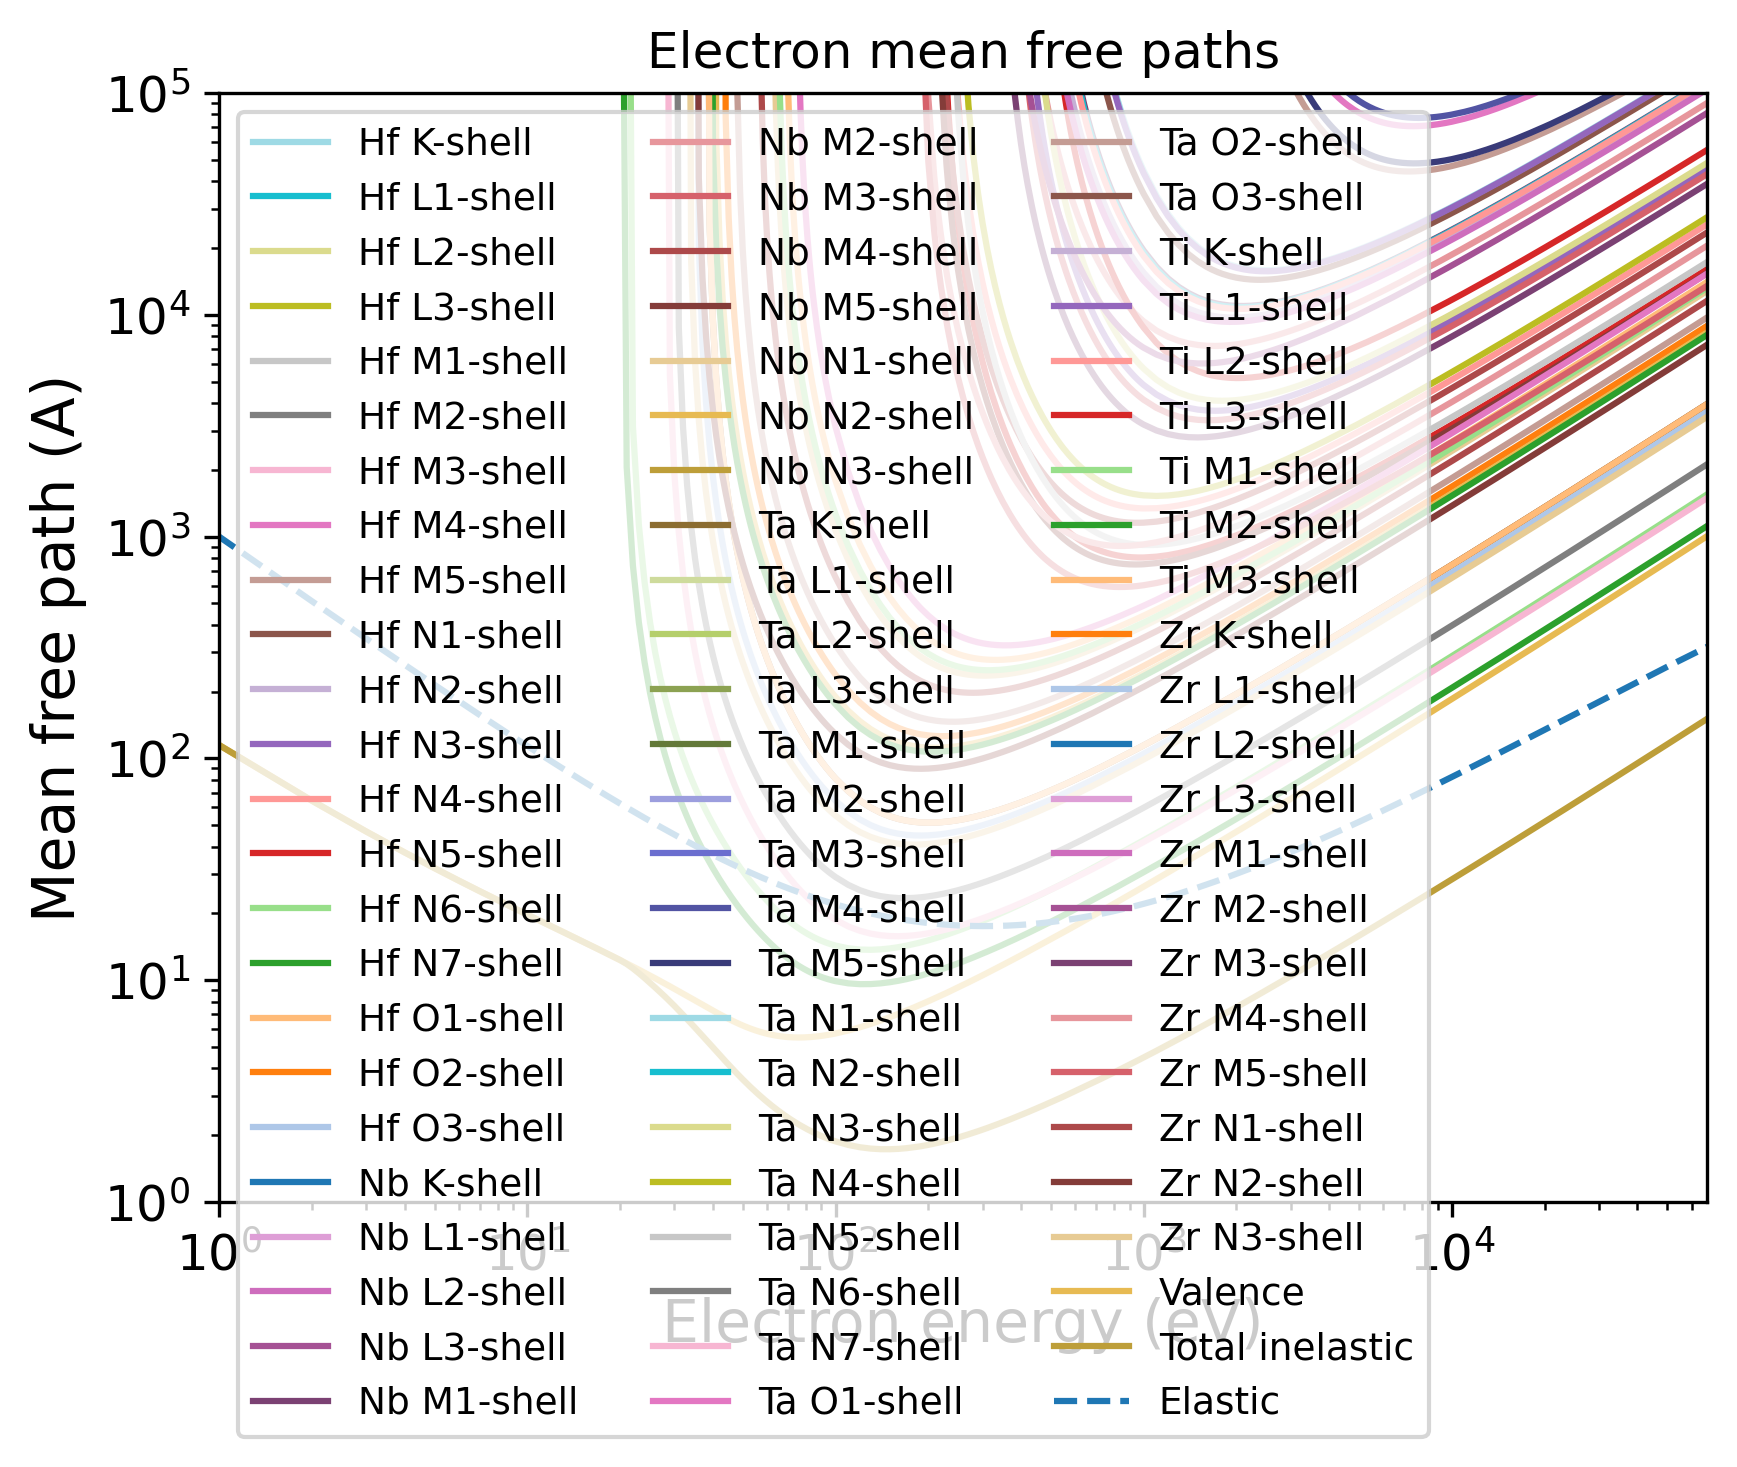

Python code for this plot:
import pandas as pd
import numpy as np
import matplotlib.pyplot as plt
import matplotlib.cm as cm
# Set the format:
plt.xlabel("Electron energy (eV)", fontsize=14)
plt.ylabel("Mean free path (A)", fontsize=14)
plt.xticks(fontsize=12)
plt.yticks(fontsize=12)
plt.grid(False)
# Set the axes:
# Read the output file:
df = pd.read_csv(r"OUTPUT_HfNbTaTiZr_Electron_IMFP.dat", sep=r'\s+', header=None, comment="#", skipinitialspace=True)
plt.xscale("log")
plt.yscale("log")
# Prepare the plot:
columns_to_plot = [ 1, 2, 3, 4, 5, 6, 7, 8, 9, 10, 11, 12, 13, 14, 15, 16, 17, 18, 19, 20, 21, 22, 23, 24, 25, 26, 27, 28, 29, 30, 31, 32, 33, 34, 35, 36, 37, 38, 39, 40, 41, 42, 43, 44, 45, 46, 47, 48, 49, 50, 51, 52, 53, 54, 55, 56, 57, 58, 59, 60, 61, 62, 63, 64, 65, 66, 67, 68, 69, 70, 71]
labels = [ "Hf K-shell", "Hf L1-shell", "Hf L2-shell", "Hf L3-shell", "Hf M1-shell", "Hf M2-shell", "Hf M3-shell", "Hf M4-shell", "Hf M5-shell", "Hf N1-shell", "Hf N2-shell", "Hf N3-shell", "Hf N4-shell", "Hf N5-shell", "Hf N6-shell", "Hf N7-shell", "Hf O1-shell", "Hf O2-shell", "Hf O3-shell", "Nb K-shell", "Nb L1-shell", "Nb L2-shell", "Nb L3-shell", "Nb M1-shell", "Nb M2-shell", "Nb M3-shell", "Nb M4-shell", "Nb M5-shell", "Nb N1-shell", "Nb N2-shell", "Nb N3-shell", "Ta K-shell", "Ta L1-shell", "Ta L2-shell", "Ta L3-shell", "Ta M1-shell", "Ta M2-shell", "Ta M3-shell", "Ta M4-shell", "Ta M5-shell", "Ta N1-shell", "Ta N2-shell", "Ta N3-shell", "Ta N4-shell", "Ta N5-shell", "Ta N6-shell", "Ta N7-shell", "Ta O1-shell", "Ta O2-shell", "Ta O3-shell", "Ti K-shell", "Ti L1-shell", "Ti L2-shell", "Ti L3-shell", "Ti M1-shell", "Ti M2-shell", "Ti M3-shell", "Zr K-shell", "Zr L1-shell", "Zr L2-shell", "Zr L3-shell", "Zr M1-shell", "Zr M2-shell", "Zr M3-shell", "Zr M4-shell", "Zr M5-shell", "Zr N1-shell", "Zr N2-shell", "Zr N3-shell", "Valence", "Total inelastic"]
# Create N distinct colors from a colormap
N = len(columns_to_plot)
colors = np.vstack([plt.cm.tab20(np.linspace(1, 0, 20)), plt.cm.tab20b(np.linspace(1, 0, 20))])
# Set line styles:
linestyles = [ "-", "-", "-", "-", "-", "-", "-", "-", "-", "-", "-", "-", "-", "-", "-", "-", "-", "-", "-", "-", "-", "-", "-", "-", "-", "-", "-", "-", "-", "-", "-", "-", "-", "-", "-", "-", "-", "-", "-", "-", "-", "-", "-", "-", "-", "-", "-", "-", "-", "-", "-", "-", "-", "-", "-", "-", "-", "-", "-", "-", "-", "-", "-", "-", "-", "-", "-", "-", "-", "-", "-"]
for i, col in enumerate(columns_to_plot):
    color = colors[i % len(colors)]
    ls    = linestyles[i % len(linestyles)]
    label = labels[i % len(labels)]
    plt.plot(df.iloc[:, 0], df.iloc[:, col],
    color=color,
    label=label,
    linestyle=ls)
# Add a curve from the second file
df2 = pd.read_csv(r"OUTPUT_HfNbTaTiZr_Electron_EMFP.dat", sep=r'\s+', header=None, comment="#", skipinitialspace=True)
columns_to_plot2 = [ 6]
labels2 = [ "Elastic"]
# Create second part of the plot:
for col, label in zip(columns_to_plot2, labels2):
    plt.plot(df2.iloc[:, 0], df2.iloc[:, col], label=label, linestyle="--")
plt.xlim(1.00000000,67419.00100000)
plt.ylim(1.00000000,100000.00000000)
plt.title("Electron mean free paths")
plt.legend(loc="best", fontsize=9, ncol=3)
# Save the plot in this format:
plt.savefig("OUTPUT_MFP_electron.png", dpi=300, bbox_inches="tight")
